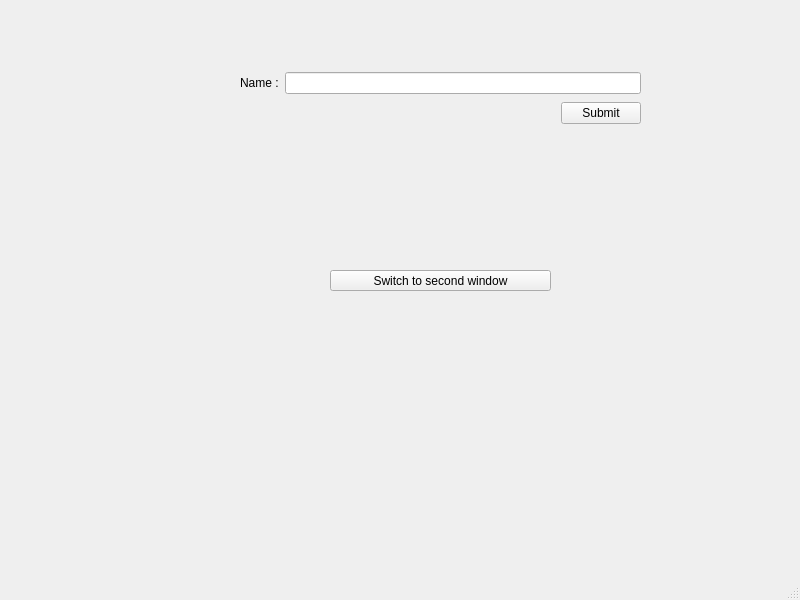
<?xml version="1.0" encoding="UTF-8"?>
<ui version="4.0">
 <class>MainWindow</class>
 <widget class="QMainWindow" name="MainWindow">
  <property name="geometry">
   <rect>
    <x>0</x>
    <y>0</y>
    <width>800</width>
    <height>600</height>
   </rect>
  </property>
  <property name="windowTitle">
   <string>MainWindow</string>
  </property>
  <widget class="QWidget" name="centralwidget">
   <widget class="QPushButton" name="pushButton_2">
    <property name="geometry">
     <rect>
      <x>330</x>
      <y>270</y>
      <width>221</width>
      <height>21</height>
     </rect>
    </property>
    <property name="text">
     <string>Switch to second window</string>
    </property>
   </widget>
   <widget class="QWidget" name="">
    <property name="geometry">
     <rect>
      <x>240</x>
      <y>70</y>
      <width>401</width>
      <height>56</height>
     </rect>
    </property>
    <layout class="QVBoxLayout" name="verticalLayout">
     <item>
      <layout class="QHBoxLayout" name="horizontalLayout">
       <item>
        <widget class="QLabel" name="label">
         <property name="text">
          <string>Name :</string>
         </property>
        </widget>
       </item>
       <item>
        <widget class="QLineEdit" name="lineEdit"/>
       </item>
      </layout>
     </item>
     <item>
      <layout class="QHBoxLayout" name="horizontalLayout_2">
       <item>
        <spacer name="horizontalSpacer">
         <property name="orientation">
          <enum>Qt::Orientation::Horizontal</enum>
         </property>
         <property name="sizeHint" stdset="0">
          <size>
           <width>40</width>
           <height>20</height>
          </size>
         </property>
        </spacer>
       </item>
       <item>
        <widget class="QPushButton" name="pushButton">
         <property name="text">
          <string>Submit</string>
         </property>
        </widget>
       </item>
      </layout>
     </item>
    </layout>
   </widget>
  </widget>
  <widget class="QMenuBar" name="menubar">
   <property name="geometry">
    <rect>
     <x>0</x>
     <y>0</y>
     <width>800</width>
     <height>19</height>
    </rect>
   </property>
  </widget>
  <widget class="QStatusBar" name="statusbar"/>
 </widget>
 <resources/>
 <connections/>
</ui>
